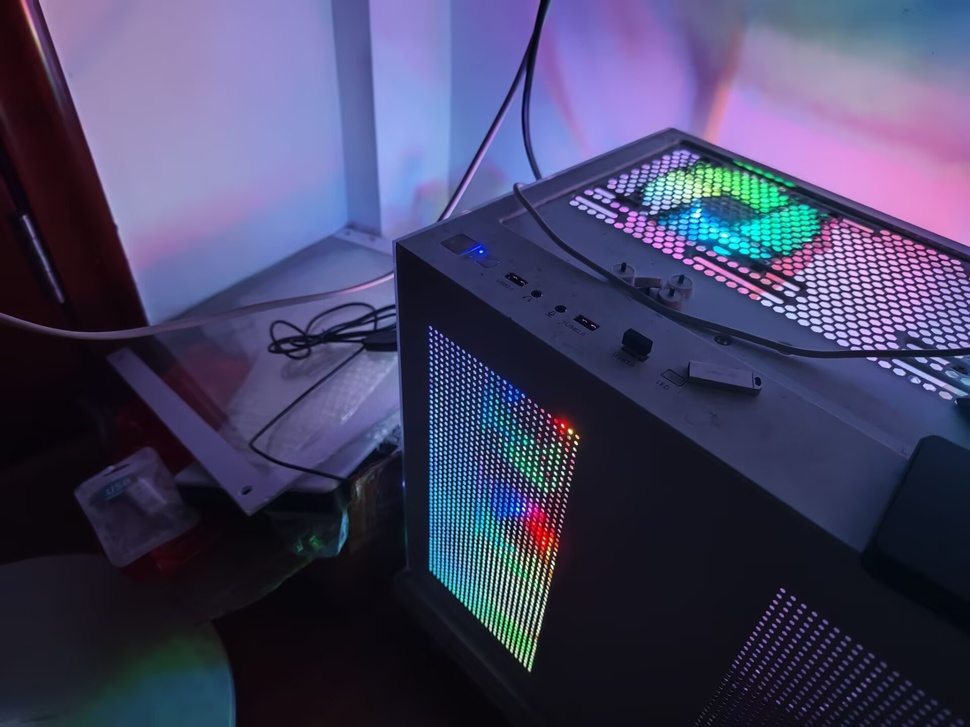
#> input picture tools/nightshot/new_photo.jpg, 970 x 727 px, shrunk from 1920 x 1440 before the run
$ python test_minidv.py nightshot/new_photo.jpg
#> lines starting #> are read from the running program, lines starting #| are printed output that depends on the picture; after the words box and inside, x2 and y2 are one past the last pixel; in counts of white or black regions, pixels touching at a corner belong together
"""
Upload an untouched image, put it through MiniDV, and measure the colour at its blown highlights.

MiniDV is digital component -- 4:1:1 Rec.601 -- so unlike VHS it does not have to carry chroma on a subcarrier at
0.75 MHz. The user's reference photo shows exactly what that buys: the blown street lamp has **separate red, green
and blue streaks** fanning out of it, which is a much stronger lateral chromatic aberration than anything the model
currently produces. So the question this answers is quantitative rather than a matter of taste: how much colour is at
a blown highlight's edge in MiniDV, against the same measurement on the reference.

The statistic is the **edge-against-interior** colour difference, which is a fringe rather than a tint, plus the
per-channel radial profile that a spoke pattern would show. The reference image is measured the same way first, so
the target is a number rather than an impression.
"""
from __future__ import annotations

import io
import json
import os
import sys
import urllib.request
import uuid

import numpy as np
from PIL import Image

BASE = "http://127.0.0.1:8941"
COEF = np.array([0.299, 0.587, 0.114], np.float32)
OUT = os.path.join(os.path.dirname(os.path.dirname(os.path.abspath(__file__))), "tools", "ntscrs_ref")
os.makedirs(OUT, exist_ok=True)

SRC = sys.argv[1] if len(sys.argv) > 1 else None
if not SRC or not os.path.exists(SRC):
    print("usage: python tools/test_minidv.py <image>")
    raise SystemExit(2)


def get(path, timeout=120):
    with urllib.request.urlopen(BASE + path, timeout=timeout) as r:
        return json.loads(r.read())


# [5 lines left out: function post, not called in this run]


def upload(path):
    """Multipart upload, because that is what the server accepts."""
    boundary = "----atsim" + uuid.uuid4().hex
    with open(path, "rb") as fh:
        data = fh.read()
    name = os.path.basename(path)
    body = b"".join([
        ("--%s\r\n" % boundary).encode(),
        ('Content-Disposition: form-data; name="file"; filename="%s"\r\n' % name).encode(),
        b"Content-Type: image/jpeg\r\n\r\n", data, b"\r\n",
        ("--%s--\r\n" % boundary).encode(),
    ])
    req = urllib.request.Request(BASE + "/api/upload", data=body,
                                headers={"Content-Type": "multipart/form-data; boundary=" + boundary},
                                method="POST")
    with urllib.request.urlopen(req, timeout=300) as r:
        return json.loads(r.read())


def frame(scale=1.0):
    with urllib.request.urlopen(BASE + "/api/frame?t=0.0&scale=%s&q=95" % scale, timeout=240) as r:
        return np.asarray(Image.open(io.BytesIO(r.read())).convert("RGB"), np.float32) / 255.0


def highlights(img, count=3, border=60, sep=200, thresh=0.55):
#> called with count = 3, border = 60, sep = 200, thresh = 0.55
    lum = img @ COEF
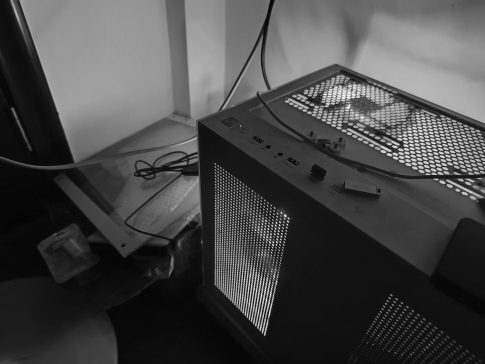
#> lum: shape (727, 970) float32 (shown at 1/2 size); min 0.00805, max 0.994, mean 0.279
    m = lum.copy()
    m[:border] = 0
    m[-border:] = 0
    m[:, :border] = 0
    m[:, -border:] = 0
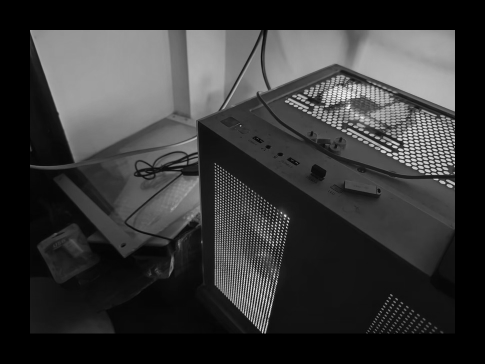
#> m: shape (727, 970) float32 (shown at 1/2 size); min 0, max 0.994, mean 0.212
    h, w = lum.shape
    picked = []
    for idx in np.argsort(m.ravel())[::-1]:
        y, x = divmod(int(idx), w)
        if lum[y, x] < thresh:
            break
        if all(np.hypot(y - py, x - px) > sep for py, px in picked):
            picked.append((y, x))
        if len(picked) >= count:
            break
#> this loop made 1126 passes
#> (idx, y, x) on passes 1 to 3: (475853, 490, 553), (430269, 443, 559), (545693, 562, 553)
#> after the loop, picked = [(490, 553), (195, 687), (287, 868)]
    return picked


def edge_colour(img, cy, cx, r_in=8, r_ring=(12, 22)):
    """R-B at the edge minus R-B in the core: a fringe, not a tint."""
    h, w = img.shape[:2]
    yy, xx = np.mgrid[0:h, 0:w].astype(np.float32)
    r = np.sqrt((yy - cy) ** 2 + (xx - cx) ** 2)
    core, ring = r < r_in, (r >= r_ring[0]) & (r < r_ring[1])
    if not core.any() or not ring.any():
        return float("nan")
    rb = img[..., 0] - img[..., 2]
    return float(rb[ring].mean() - rb[core].mean())


def spoke_strength(img, cy, cx, r0=14, r1=60, bins=180):
    """
    How much the colour varies *around* the highlight, which is what separated coloured streaks look like.

    A uniform fringe is constant in angle; streaks are not. So the standard deviation of R-B around the ring,
    normalised, is the statistic that distinguishes "a coloured edge" from "coloured spokes".
    """
    h, w = img.shape[:2]
    yy, xx = np.mgrid[0:h, 0:w].astype(np.float32)
    r = np.sqrt((yy - cy) ** 2 + (xx - cx) ** 2)
    m = (r >= r0) & (r < r1)
    if not m.any():
        return float("nan")
    ang = np.arctan2(yy - cy, xx - cx)[m]
    rb = (img[..., 0] - img[..., 2])[m]
    prof = np.full(bins, np.nan)
    idx = ((ang + np.pi) / (2 * np.pi) * bins).astype(int) % bins
    for b in range(bins):
        sel = idx == b
        if sel.any():
            prof[b] = rb[sel].mean()
    good = ~np.isnan(prof)
    if good.sum() < 8:
        return float("nan")
    return float(np.nanstd(np.interp(np.arange(bins), np.arange(bins)[good], prof[good], period=bins)))


print("=== the reference photo's own highlights, as the target ===")
ref = np.asarray(Image.open(SRC).convert("RGB"), np.float32) / 255.0
picked_ref = highlights(ref)
#> picked_ref = [(490, 553), (195, 687), (287, 868)]
print("   its highlights: %s" % [(int(y), int(x)) for y, x in picked_ref])
#|    its highlights: [(490, 553), (195, 687), (287, 868)]
for y, x in picked_ref:
    print("      at (%4d,%4d): edge colour %+.5f, spoke strength %.5f"
          % (y, x, edge_colour(ref, y, x), spoke_strength(ref, y, x)))
#> this loop made 3 passes
#> (printed output is left out)
#> pass 1, in edge_colour, `yy, xx = np.mgrid[0:h, 0:w].astype(np.float32)`:
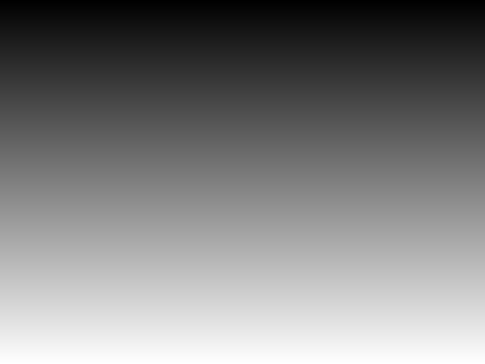
#> yy: shape (727, 970) float32 (shown at 1/2 size); min 0, max 726, mean 363; drawn with min black and max white
#> pass 1, in edge_colour, `yy, xx = np.mgrid[0:h, 0:w].astype(np.float32)`:
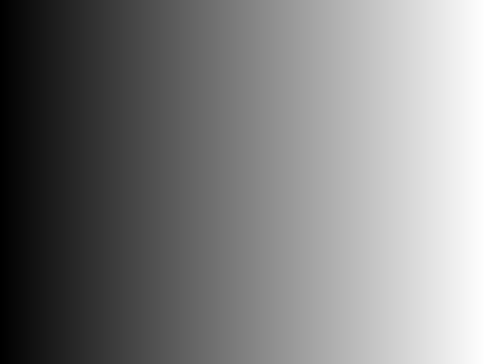
#> xx: shape (727, 970) float32 (shown at 1/2 size); min 0, max 969, mean 484.5; drawn with min black and max white
#> pass 1, in edge_colour, `r = np.sqrt((yy - cy) ** 2 + (xx - cx) ** 2)`:
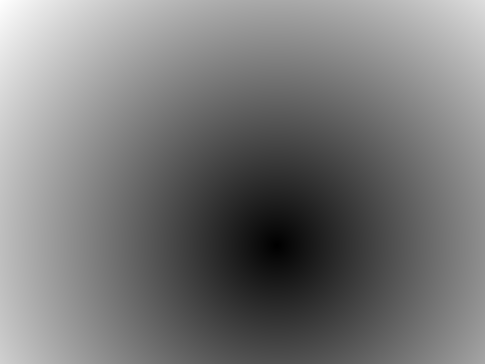
#> r: shape (727, 970) float32 (shown at 1/2 size); min 0, max 738.9, mean 349.2; drawn with min black and max white
#> pass 1, in edge_colour, `core, ring = r < r_in, (r >= r_ring[0]) & (r < r_ring[1])`:
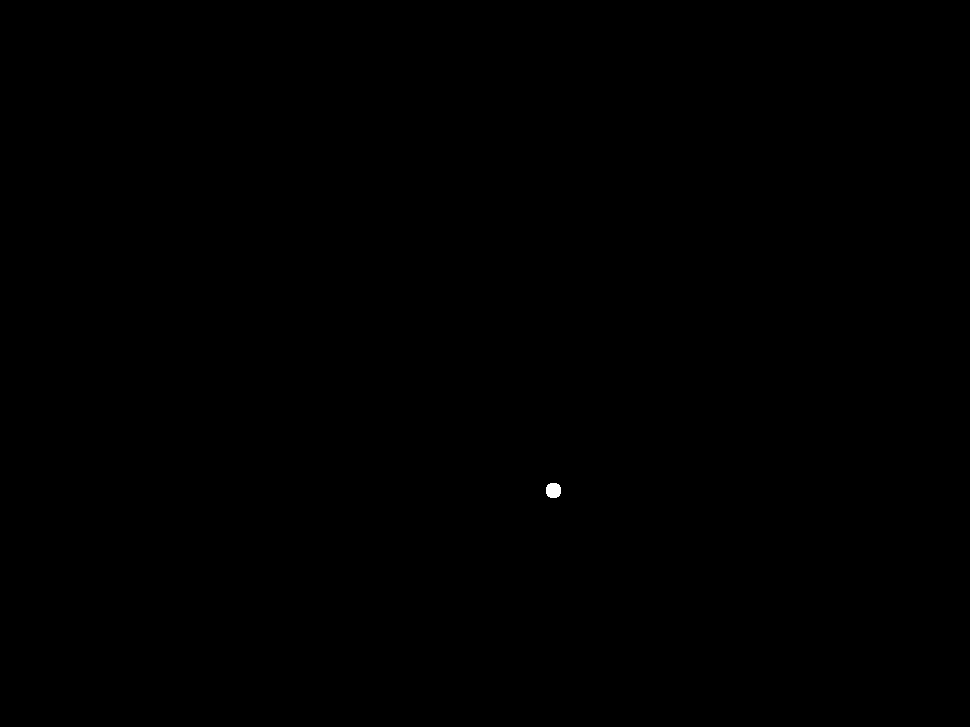
#> core: shape (727, 970) bool; 0.03% white; 1 white region, box (x1, y1, x2, y2) and area: (546, 483, 561, 498) 193

print()
print("=== uploading it untouched and selecting MiniDV ===")
up = upload(SRC)
#> (the run stopped early here; a loop or call above may not have finished)

$ run again, on tools/nightshot/ALBEDO_MAP.png
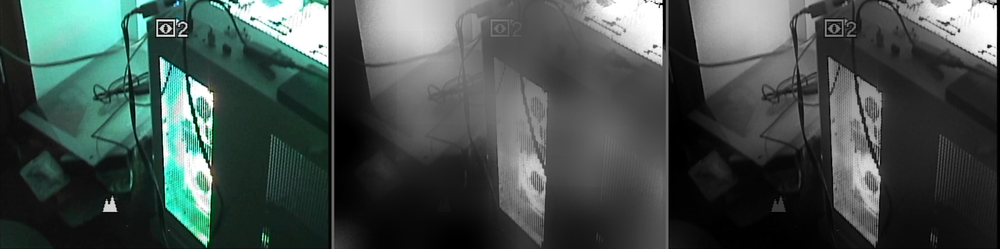
#> input picture tools/nightshot/ALBEDO_MAP.png, 1000 x 249 px, shrunk from 2172 x 540 before the run
#> in highlights, `m[:, -border:] = 0`:
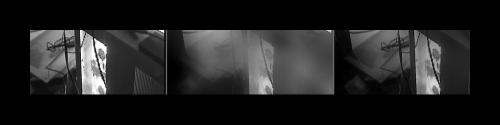
#> m: shape (249, 1000) float32 (shown at 1/2 size); min 0, max 1, mean 0.13
#> the loop in highlights, `for idx in np.argsort(m.ravel())[::-1]:` made 2237 passes
#> (idx, y, x) on passes 1 to 3: (169206, 169, 206), (169205, 169, 205), (92198, 92, 198)
#> after the loop in highlights, `for idx in np.argsort(m.ravel())[::-1]:`: picked = [(169, 206), (61, 661), (164, 865)]
#|    its highlights: [(169, 206), (61, 661), (164, 865)]
#> the loop `for y, x in picked_ref:` made 3 passes
#> (printed output is left out)
#> pass 1, in edge_colour, `r = np.sqrt((yy - cy) ** 2 + (xx - cx) ** 2)`:
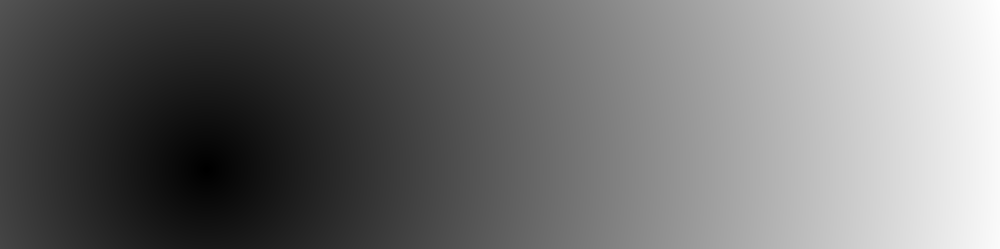
#> r: shape (249, 1000) float32; min 0, max 810.8, mean 354.1; drawn with min black and max white

$ run again, on tools/nightshot/CONTRAST_CURVE.png
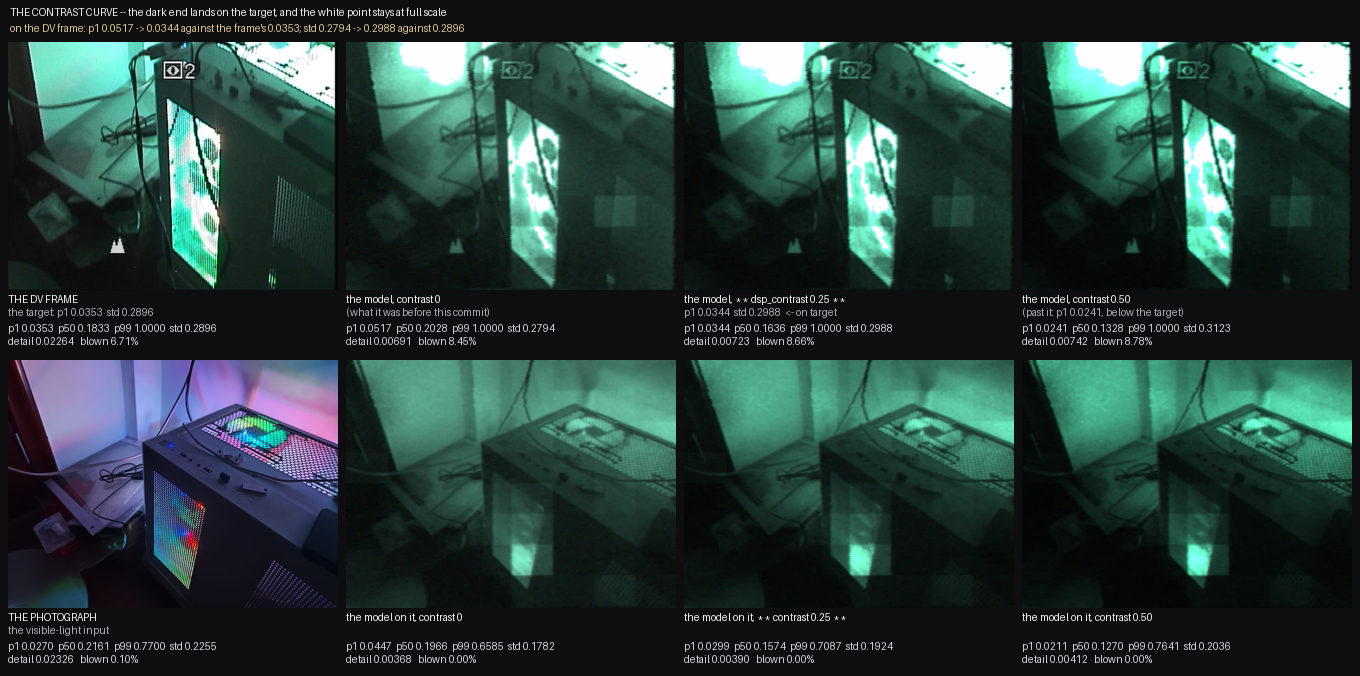
#> input picture tools/nightshot/CONTRAST_CURVE.png, 1360 x 676 px
#> in highlights, `m[:, -border:] = 0`:
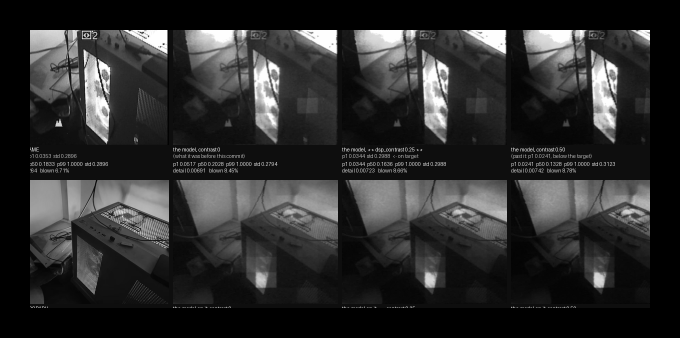
#> m: shape (676, 1360) float32 (shown at 1/2 size); min 0, max 1, mean 0.179
#> the loop in highlights, `for idx in np.argsort(m.ravel())[::-1]:` made 5 passes
#> (idx, y, x) on passes 1 to 5: (81869, 60, 269), (81871, 60, 271), (225588, 165, 1188), (81921, 60, 321), (90376, 66, 616)
#> after the loop in highlights, `for idx in np.argsort(m.ravel())[::-1]:`: picked = [(60, 269), (165, 1188), (66, 616)]
#|    its highlights: [(60, 269), (165, 1188), (66, 616)]
#> the loop `for y, x in picked_ref:` made 3 passes
#> (printed output is left out)
#> pass 1, in edge_colour, `r = np.sqrt((yy - cy) ** 2 + (xx - cx) ** 2)`:
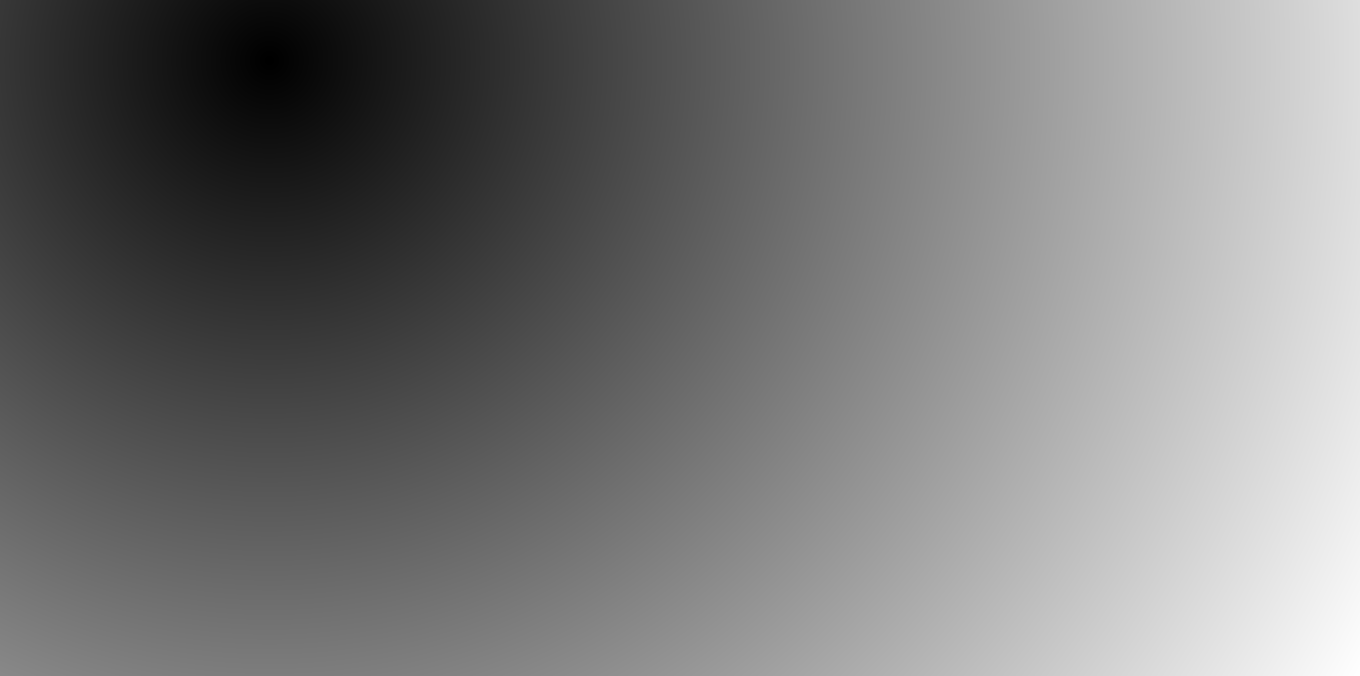
#> r: shape (676, 1360) float32; min 0, max 1251.5, mean 593.5; drawn with min black and max white
